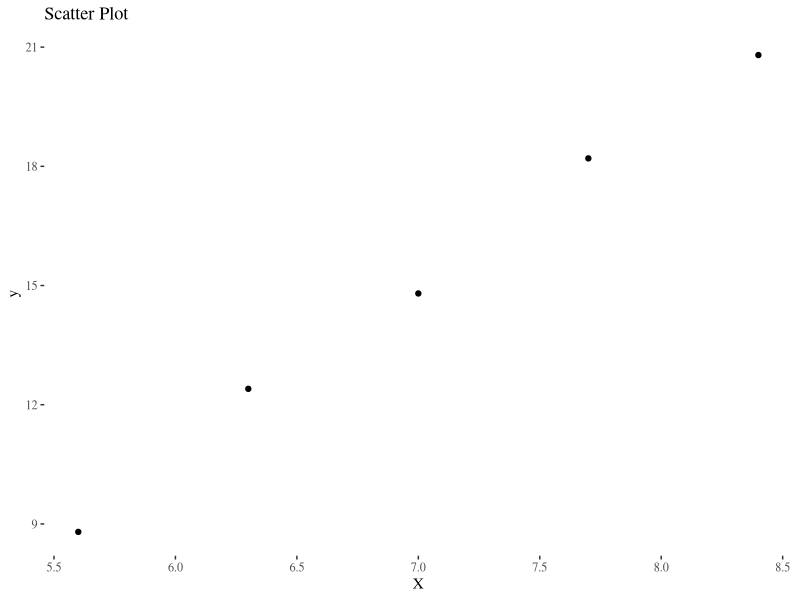

Write the R code that produced this figure.
## ---- chunk 1
knitr::opts_chunk$set(echo = TRUE)
## ---- chunk 2
library(tidyverse)
library(ggthemes)
X <- c(5.6, 6.3, 7, 7.7, 8.4)
y = c(8.8, 12.4, 14.8, 18.2, 20.8)
z <- rep(0, 5)
df = data_frame(X, y, z)
## ---- chunk 3

ggplot(data = df, aes(x=X, y=y)) +
  geom_point() + 
  theme_tufte() +
  ggtitle('Scatter Plot')
## ---- chunk 4
mod = lm(y ~ X, data = df)
sum1 <- summary(mod)
ans1 <- sum1$coefficients[1]
## ---- chunk 5
x = 2.3
y = 4.1
81 * x - 21* x^2 + 28 *y*x + 40*y  - 23*y^2
